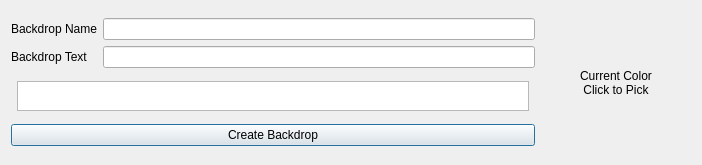
<?xml version="1.0" encoding="UTF-8"?>
<ui version="4.0">
 <class>Form</class>
 <widget class="QWidget" name="Form">
  <property name="geometry">
   <rect>
    <x>0</x>
    <y>0</y>
    <width>702</width>
    <height>165</height>
   </rect>
  </property>
  <property name="focusPolicy">
   <enum>Qt::TabFocus</enum>
  </property>
  <property name="windowTitle">
   <string>EZ Backdrop by Visual Droids</string>
  </property>
  <layout class="QVBoxLayout" name="verticalLayout_2">
   <property name="sizeConstraint">
    <enum>QLayout::SetMinimumSize</enum>
   </property>
   <item>
    <layout class="QHBoxLayout" name="horizontalLayout">
     <item>
      <layout class="QVBoxLayout" name="verticalLayout_4">
       <item>
        <layout class="QGridLayout" name="gridLayout">
         <item row="0" column="1">
          <widget class="QLineEdit" name="backdropNameInput">
           <property name="clearButtonEnabled">
            <bool>true</bool>
           </property>
          </widget>
         </item>
         <item row="0" column="0">
          <widget class="QLabel" name="label_BackdropName">
           <property name="text">
            <string>Backdrop Name</string>
           </property>
          </widget>
         </item>
         <item row="1" column="1">
          <widget class="QLineEdit" name="backdropTextBodyInput">
           <property name="clearButtonEnabled">
            <bool>true</bool>
           </property>
          </widget>
         </item>
         <item row="1" column="0">
          <widget class="QLabel" name="label_ColorPreset_3">
           <property name="text">
            <string>Backdrop Text</string>
           </property>
          </widget>
         </item>
        </layout>
       </item>
       <item>
        <layout class="QHBoxLayout" name="horizontalLayout_2">
         <property name="sizeConstraint">
          <enum>QLayout::SetMinAndMaxSize</enum>
         </property>
         <item>
          <widget class="QListWidget" name="colorPresetSelector">
           <property name="sizePolicy">
            <sizepolicy hsizetype="Expanding" vsizetype="Fixed">
             <horstretch>0</horstretch>
             <verstretch>30</verstretch>
            </sizepolicy>
           </property>
           <property name="minimumSize">
            <size>
             <width>512</width>
             <height>30</height>
            </size>
           </property>
           <property name="maximumSize">
            <size>
             <width>512</width>
             <height>30</height>
            </size>
           </property>
           <property name="font">
            <font>
             <family>Verdana</family>
             <pointsize>72</pointsize>
            </font>
           </property>
           <property name="focusPolicy">
            <enum>Qt::NoFocus</enum>
           </property>
           <property name="frameShadow">
            <enum>QFrame::Plain</enum>
           </property>
           <property name="lineWidth">
            <number>-1</number>
           </property>
           <property name="midLineWidth">
            <number>-1</number>
           </property>
           <property name="verticalScrollBarPolicy">
            <enum>Qt::ScrollBarAlwaysOff</enum>
           </property>
           <property name="horizontalScrollBarPolicy">
            <enum>Qt::ScrollBarAlwaysOff</enum>
           </property>
           <property name="sizeAdjustPolicy">
            <enum>QAbstractScrollArea::AdjustIgnored</enum>
           </property>
           <property name="autoScroll">
            <bool>false</bool>
           </property>
           <property name="showDropIndicator" stdset="0">
            <bool>false</bool>
           </property>
           <property name="dragEnabled">
            <bool>false</bool>
           </property>
           <property name="dragDropOverwriteMode">
            <bool>false</bool>
           </property>
           <property name="dragDropMode">
            <enum>QAbstractItemView::NoDragDrop</enum>
           </property>
           <property name="alternatingRowColors">
            <bool>false</bool>
           </property>
           <property name="selectionMode">
            <enum>QAbstractItemView::SingleSelection</enum>
           </property>
           <property name="selectionBehavior">
            <enum>QAbstractItemView::SelectRows</enum>
           </property>
           <property name="textElideMode">
            <enum>Qt::ElideMiddle</enum>
           </property>
           <property name="flow">
            <enum>QListView::LeftToRight</enum>
           </property>
           <property name="isWrapping" stdset="0">
            <bool>false</bool>
           </property>
           <property name="gridSize">
            <size>
             <width>30</width>
             <height>30</height>
            </size>
           </property>
           <item>
            <property name="text">
             <string/>
            </property>
            <property name="background">
             <brush brushstyle="SolidPattern">
              <color alpha="255">
               <red>169</red>
               <green>0</green>
               <blue>0</blue>
              </color>
             </brush>
            </property>
            <property name="foreground">
             <brush brushstyle="SolidPattern">
              <color alpha="0">
               <red>0</red>
               <green>0</green>
               <blue>0</blue>
              </color>
             </brush>
            </property>
            <property name="flags">
             <set>ItemIsSelectable|ItemIsEnabled</set>
            </property>
           </item>
           <item>
            <property name="text">
             <string/>
            </property>
            <property name="background">
             <brush brushstyle="SolidPattern">
              <color alpha="255">
               <red>211</red>
               <green>0</green>
               <blue>0</blue>
              </color>
             </brush>
            </property>
            <property name="foreground">
             <brush brushstyle="SolidPattern">
              <color alpha="0">
               <red>0</red>
               <green>0</green>
               <blue>0</blue>
              </color>
             </brush>
            </property>
            <property name="flags">
             <set>ItemIsSelectable|ItemIsEnabled</set>
            </property>
           </item>
           <item>
            <property name="text">
             <string/>
            </property>
            <property name="background">
             <brush brushstyle="SolidPattern">
              <color alpha="255">
               <red>143</red>
               <green>52</green>
               <blue>3</blue>
              </color>
             </brush>
            </property>
            <property name="foreground">
             <brush brushstyle="SolidPattern">
              <color alpha="0">
               <red>0</red>
               <green>0</green>
               <blue>0</blue>
              </color>
             </brush>
            </property>
            <property name="flags">
             <set>ItemIsSelectable|ItemIsEnabled</set>
            </property>
           </item>
           <item>
            <property name="text">
             <string/>
            </property>
            <property name="background">
             <brush brushstyle="SolidPattern">
              <color alpha="255">
               <red>242</red>
               <green>98</green>
               <blue>0</blue>
              </color>
             </brush>
            </property>
            <property name="foreground">
             <brush brushstyle="SolidPattern">
              <color alpha="0">
               <red>0</red>
               <green>0</green>
               <blue>0</blue>
              </color>
             </brush>
            </property>
            <property name="flags">
             <set>ItemIsSelectable|ItemIsEnabled</set>
            </property>
           </item>
           <item>
            <property name="text">
             <string/>
            </property>
            <property name="background">
             <brush brushstyle="SolidPattern">
              <color alpha="255">
               <red>229</red>
               <green>167</green>
               <blue>0</blue>
              </color>
             </brush>
            </property>
            <property name="foreground">
             <brush brushstyle="SolidPattern">
              <color alpha="0">
               <red>0</red>
               <green>0</green>
               <blue>0</blue>
              </color>
             </brush>
            </property>
            <property name="flags">
             <set>ItemIsSelectable|ItemIsEnabled</set>
            </property>
           </item>
           <item>
            <property name="text">
             <string/>
            </property>
            <property name="background">
             <brush brushstyle="SolidPattern">
              <color alpha="255">
               <red>105</red>
               <green>200</green>
               <blue>0</blue>
              </color>
             </brush>
            </property>
            <property name="foreground">
             <brush brushstyle="SolidPattern">
              <color alpha="0">
               <red>0</red>
               <green>0</green>
               <blue>0</blue>
              </color>
             </brush>
            </property>
            <property name="flags">
             <set>ItemIsSelectable|ItemIsEnabled</set>
            </property>
           </item>
           <item>
            <property name="text">
             <string/>
            </property>
            <property name="background">
             <brush brushstyle="SolidPattern">
              <color alpha="255">
               <red>118</red>
               <green>142</green>
               <blue>0</blue>
              </color>
             </brush>
            </property>
            <property name="foreground">
             <brush brushstyle="SolidPattern">
              <color alpha="0">
               <red>0</red>
               <green>0</green>
               <blue>0</blue>
              </color>
             </brush>
            </property>
            <property name="flags">
             <set>ItemIsSelectable|ItemIsEnabled</set>
            </property>
           </item>
           <item>
            <property name="text">
             <string/>
            </property>
            <property name="background">
             <brush brushstyle="SolidPattern">
              <color alpha="255">
               <red>0</red>
               <green>129</green>
               <blue>0</blue>
              </color>
             </brush>
            </property>
            <property name="foreground">
             <brush brushstyle="SolidPattern">
              <color alpha="0">
               <red>0</red>
               <green>0</green>
               <blue>0</blue>
              </color>
             </brush>
            </property>
            <property name="flags">
             <set>ItemIsSelectable|ItemIsEnabled</set>
            </property>
           </item>
           <item>
            <property name="text">
             <string/>
            </property>
            <property name="background">
             <brush brushstyle="SolidPattern">
              <color alpha="255">
               <red>0</red>
               <green>78</green>
               <blue>14</blue>
              </color>
             </brush>
            </property>
            <property name="foreground">
             <brush brushstyle="SolidPattern">
              <color alpha="0">
               <red>0</red>
               <green>0</green>
               <blue>0</blue>
              </color>
             </brush>
            </property>
            <property name="flags">
             <set>ItemIsSelectable|ItemIsEnabled</set>
            </property>
           </item>
           <item>
            <property name="text">
             <string/>
            </property>
            <property name="background">
             <brush brushstyle="SolidPattern">
              <color alpha="255">
               <red>0</red>
               <green>109</green>
               <blue>87</blue>
              </color>
             </brush>
            </property>
            <property name="foreground">
             <brush brushstyle="SolidPattern">
              <color alpha="0">
               <red>0</red>
               <green>0</green>
               <blue>0</blue>
              </color>
             </brush>
            </property>
            <property name="flags">
             <set>ItemIsSelectable|ItemIsEnabled</set>
            </property>
           </item>
           <item>
            <property name="text">
             <string/>
            </property>
            <property name="background">
             <brush brushstyle="SolidPattern">
              <color alpha="255">
               <red>0</red>
               <green>61</green>
               <blue>198</blue>
              </color>
             </brush>
            </property>
            <property name="foreground">
             <brush brushstyle="SolidPattern">
              <color alpha="0">
               <red>0</red>
               <green>0</green>
               <blue>0</blue>
              </color>
             </brush>
            </property>
            <property name="flags">
             <set>ItemIsSelectable|ItemIsEnabled</set>
            </property>
           </item>
           <item>
            <property name="text">
             <string/>
            </property>
            <property name="background">
             <brush brushstyle="SolidPattern">
              <color alpha="255">
               <red>77</red>
               <green>8</green>
               <blue>236</blue>
              </color>
             </brush>
            </property>
            <property name="foreground">
             <brush brushstyle="SolidPattern">
              <color alpha="0">
               <red>0</red>
               <green>0</green>
               <blue>0</blue>
              </color>
             </brush>
            </property>
            <property name="flags">
             <set>ItemIsSelectable|ItemIsEnabled</set>
            </property>
           </item>
           <item>
            <property name="text">
             <string/>
            </property>
            <property name="background">
             <brush brushstyle="SolidPattern">
              <color alpha="255">
               <red>118</red>
               <green>0</green>
               <blue>162</blue>
              </color>
             </brush>
            </property>
            <property name="foreground">
             <brush brushstyle="SolidPattern">
              <color alpha="0">
               <red>0</red>
               <green>0</green>
               <blue>0</blue>
              </color>
             </brush>
            </property>
            <property name="flags">
             <set>ItemIsSelectable|ItemIsEnabled</set>
            </property>
           </item>
           <item>
            <property name="text">
             <string/>
            </property>
            <property name="background">
             <brush brushstyle="SolidPattern">
              <color alpha="255">
               <red>180</red>
               <green>0</green>
               <blue>168</blue>
              </color>
             </brush>
            </property>
            <property name="foreground">
             <brush brushstyle="SolidPattern">
              <color alpha="0">
               <red>0</red>
               <green>0</green>
               <blue>0</blue>
              </color>
             </brush>
            </property>
            <property name="flags">
             <set>ItemIsSelectable|ItemIsEnabled</set>
            </property>
           </item>
           <item>
            <property name="text">
             <string/>
            </property>
            <property name="background">
             <brush brushstyle="SolidPattern">
              <color alpha="255">
               <red>248</red>
               <green>0</green>
               <blue>164</blue>
              </color>
             </brush>
            </property>
            <property name="foreground">
             <brush brushstyle="SolidPattern">
              <color alpha="0">
               <red>0</red>
               <green>0</green>
               <blue>0</blue>
              </color>
             </brush>
            </property>
            <property name="flags">
             <set>ItemIsSelectable|ItemIsEnabled</set>
            </property>
           </item>
           <item>
            <property name="text">
             <string/>
            </property>
            <property name="background">
             <brush brushstyle="SolidPattern">
              <color alpha="255">
               <red>248</red>
               <green>0</green>
               <blue>104</blue>
              </color>
             </brush>
            </property>
            <property name="foreground">
             <brush brushstyle="SolidPattern">
              <color alpha="0">
               <red>0</red>
               <green>0</green>
               <blue>0</blue>
              </color>
             </brush>
            </property>
            <property name="flags">
             <set>ItemIsSelectable|ItemIsEnabled</set>
            </property>
           </item>
           <item>
            <property name="text">
             <string/>
            </property>
            <property name="background">
             <brush brushstyle="SolidPattern">
              <color alpha="255">
               <red>50</red>
               <green>50</green>
               <blue>50</blue>
              </color>
             </brush>
            </property>
            <property name="foreground">
             <brush brushstyle="SolidPattern">
              <color alpha="0">
               <red>0</red>
               <green>0</green>
               <blue>0</blue>
              </color>
             </brush>
            </property>
            <property name="flags">
             <set>ItemIsSelectable|ItemIsEnabled</set>
            </property>
           </item>
          </widget>
         </item>
        </layout>
       </item>
       <item>
        <widget class="QPushButton" name="createBackdropButton">
         <property name="text">
          <string>Create Backdrop</string>
         </property>
         <property name="autoDefault">
          <bool>true</bool>
         </property>
         <property name="default">
          <bool>true</bool>
         </property>
        </widget>
       </item>
      </layout>
     </item>
     <item>
      <widget class="QPushButton" name="colorPickerButton">
       <property name="sizePolicy">
        <sizepolicy hsizetype="Minimum" vsizetype="Expanding">
         <horstretch>0</horstretch>
         <verstretch>0</verstretch>
        </sizepolicy>
       </property>
       <property name="minimumSize">
        <size>
         <width>150</width>
         <height>0</height>
        </size>
       </property>
       <property name="cursor">
        <cursorShape>PointingHandCursor</cursorShape>
       </property>
       <property name="toolTip">
        <string>Click to show the Color Picker</string>
       </property>
       <property name="text">
        <string>Current Color
Click to Pick</string>
       </property>
       <property name="flat">
        <bool>true</bool>
       </property>
      </widget>
     </item>
    </layout>
   </item>
  </layout>
 </widget>
 <tabstops>
  <tabstop>backdropNameInput</tabstop>
  <tabstop>backdropTextBodyInput</tabstop>
  <tabstop>colorPickerButton</tabstop>
  <tabstop>createBackdropButton</tabstop>
 </tabstops>
 <resources/>
 <connections/>
</ui>
